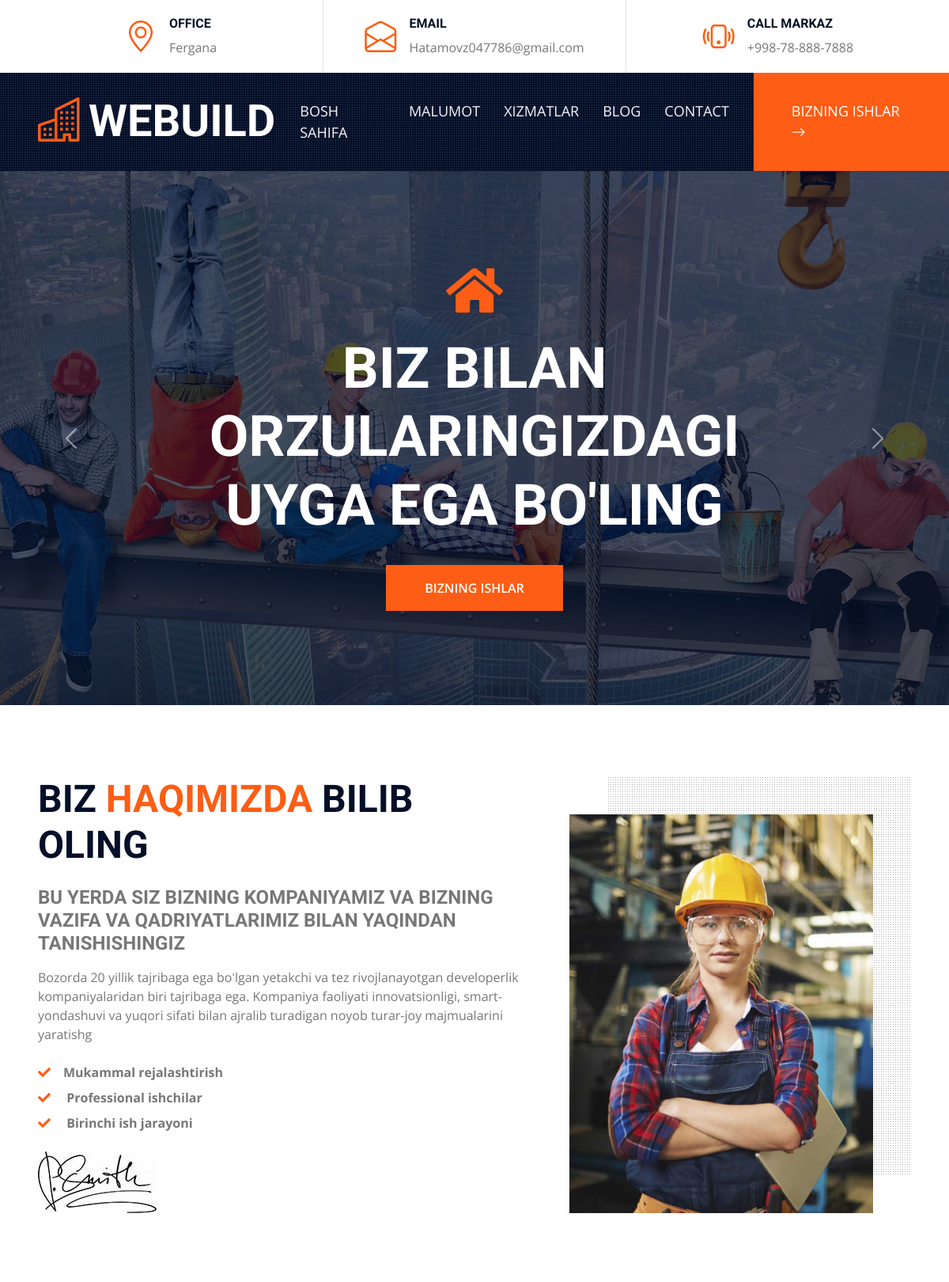
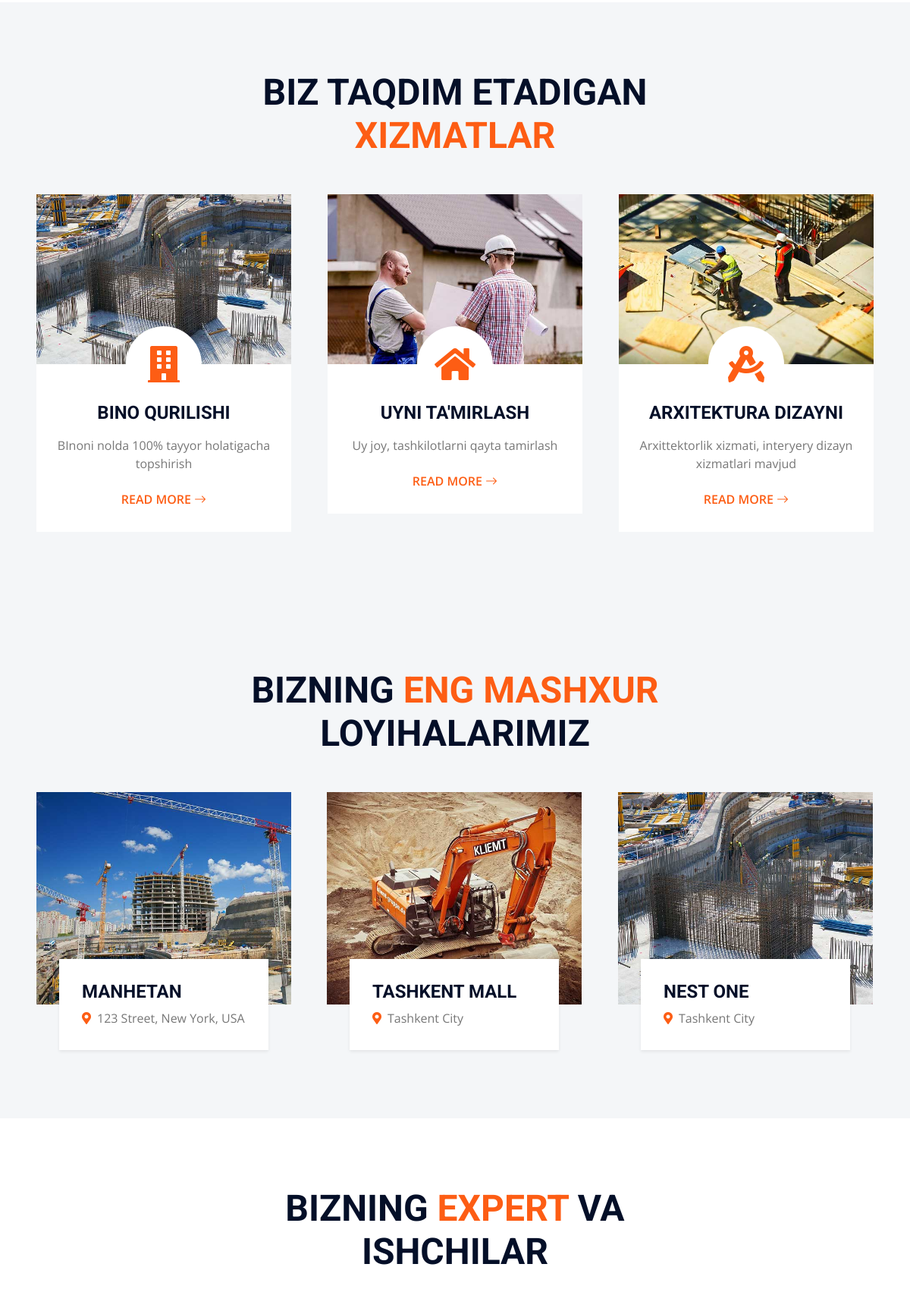
The page / (upper part) on the database its author committed (2 pictures, top to bottom).
### main/models.py (models this page shows, shortened)
class Banner(models.Model):
    image = models.ImageField(upload_to='banner/')
    title = models.CharField(max_length=100)

class About(models.Model):
    title = models.CharField(max_length=100)
    subtitle = models.CharField(max_length=255)
    body = models.TextField(null=True, blank=True)
    image = models.ImageField(upload_to='about/')

class Service(models.Model):
    image = models.ImageField(upload_to='service/')
    name = models.CharField(max_length=100)
    detail = models.TextField()
    icon = models.CharField(max_length=255)  # font awsemdagi clarlar yozilsin

class Portfolio(models.Model):
    image = models.ImageField(upload_to='portfolio/')
    name = models.CharField(max_length=100)
    location = models.CharField(max_length=40)

### main/views.py (the view)
# urls.py: path('', views.index, name='index'),
def index(request):
    banners = models.Banner.objects.all()
    abouts = []
    for about in models.About.objects.all():
        about.body = about.body.split(',')
        abouts.append(about)
    services = models.Service.objects.all()
    blogs = models.Blog.objects.all()
    portfolio = models.Portfolio.objects.all()
    workers = models.Workers.objects.all()
    context = {
        'banners': banners,
        'abouts': abouts,
        'services': services,
        'blogs': blogs,
        'portfolio': portfolio,
        'workers': workers
    }
    return render(request, 'index.html', context)

### templates/index.html (shortened to what this page needs)
{% extends 'base.html' %}
{% block content %}
{% load static %}
    <div class="container-fluid p-0">
        <div id="header-carousel" class="carousel slide carousel-fade" data-bs-ride="carousel">
            <div class="carousel-inner">
                {% for banner in banners %}
                {% if forloop.counter == 1 %}
                <div class="carousel-item active">
                    <img class="w-100" src="{{banner.image.url}}" alt="Image">
                    <div class="carousel-caption d-flex flex-column align-items-center justify-content-center">
                        <div class="p-3" style="max-width: 900px;">
                            <i class="fa fa-home fa-4x text-primary mb-4 d-none d-sm-block"></i>
                            <h1 class="display-2 text-uppercase text-white mb-md-4">{{banner.title}}</h1>
                            <a href="{% url 'portfolio' %}" class="btn btn-primary py-md-3 px-md-5 mt-2">Bizning ishlar</a>
                        </div>
                    </div>
                </div>
                {% endif %}
                {% endfor %}
            </div>
            <button class="carousel-control-prev" type="button" data-bs-target="#header-carousel"
                data-bs-slide="prev">
                <span class="carousel-control-prev-icon" aria-hidden="true"></span>
            </button>
            <button class="carousel-control-next" type="button" data-bs-target="#header-carousel"
                data-bs-slide="next">
                <span class="carousel-control-next-icon" aria-hidden="true"></span>
            </button>
        </div>
    </div>
    <div class="container-fluid py-6 px-5">
        <div class="row g-5">
            {% for about in abouts %}
            <div class="col-lg-7">
                <h1 class="display-5 text-uppercase mb-4">Biz <span class="text-primary">Haqimizda</span> Bilib oling</h1>
                <h4 class="text-uppercase mb-3 text-body">{{about.title}}</h4>
                <p>{{about.subtitle}}</p>
                <div class="row gx-5 py-2">
                    <div class="col-sm-6 mb-2">
                        {% for i in about.body %}
                        <p class="fw-bold mb-2"><i class="fa fa-check text-primary me-3"></i>{{i}}</p>
                        {% endfor %}
                    </div>
                </div>
                   <img src="{% static  'img/signature.jpg' %}" alt="">
            </div>
            <div class="col-lg-5 pb-5" style="min-height: 400px;">
                <div class="position-relative bg-dark-radial h-100 ms-5">
                    <img class="position-absolute w-100 h-100 mt-5 ms-n5" src="{{about.image.url}}" style="object-fit: cover;">
                </div>
            </div>
            {% endfor %}
        </div>
    </div>
    <div class="container-fluid bg-light py-6 px-5">
        <div class="text-center mx-auto mb-5" style="max-width: 600px;">
            <h1 class="display-5 text-uppercase mb-4">Biz taqdim etadigan <span class="text-primary">Xizmatlar</span></h1>
        </div>
        <div class="row g-5">
            {% for service in services %}
            <div class="col-lg-4 col-md-6">
                <div class="service-item bg-white d-flex flex-column align-items-center text-center">
                    <img class="img-fluid" src="{{service.image.url}}" alt="">
                    <div class="service-icon bg-white">
                        <i class="{{service.icon}}"></i>
                    </div>
                    <div class="px-4 pb-4">
                        <h4 class="text-uppercase mb-3">{{service.name}}</h4>
                        <p>{{service.detail}}</p>
                        <a class="btn text-primary" href="">Read More <i class="bi bi-arrow-right"></i></a>
                    </div>
                </div>
            </div>
            {% endfor %}
        </div>
    </div>
    <div class="container-fluid bg-light py-6 px-5" id="porfoliz">
        <div class="text-center mx-auto mb-5" style="max-width: 600px;">
            <h1 class="display-5 text-uppercase mb-4">Bizning <span class="text-primary">eng mashxur</span> Loyihalarimiz</h1>
        </div>
        <div class="row g-5 portfolio-container">
            {% for port in portfolio %}
            <div class="col-xl-4 col-lg-6 col-md-6 portfolio-item first">
                <div class="position-relative portfolio-box">
                    <img class="img-fluid w-100" src="{{port.image.url}}" alt="">
                    <a class="portfolio-title shadow-sm" href="">
                        <p class="h4 text-uppercase">{{port.name}}</p>
                        <span class="text-body"><i class="fa fa-map-marker-alt text-primary me-2"></i>{{port.location}}</span>
                    </a>
                </div>
            </div>
            {% endfor %}
        </div>
    </div>
    <div class="container-fluid py-6 px-5">
        <div class="text-center mx-auto mb-5" style="max-width: 600px;">
            <h1 class="display-5 text-uppercase mb-4">Bizning<span class="text-primary"> Expert</span> va ishchilar</h1>
        </div>
        <div class="row g-5">
        </div>
    </div>
{% endblock %}

### static/css/style.css (style rules this page uses)
:root { --primary: #FD5D14; --secondary: #FDBE33; --light: #F4F6F8; --dark: #040F28; }
.py-6 { padding-top: 90px; padding-bottom: 90px; }
.btn { position: relative; font-weight: 600; text-transform: uppercase; transition: .5s; }
.btn::after { position: absolute; content: ""; width: 0; height: 5px; bottom: -1px; left: 50%; background: var(--primary); transition: .5s; }
.btn.btn-primary::after { background: var(--dark); }
.btn-primary { color: #FFFFFF; }
.bg-dark-radial { background-image: -webkit-repeating-radial-gradient(center center, rgba(0, 0, 0, 0.3), rgba(0, 0, 0, 0.3) 1px, transparent 1px, transparent 100%); background-image: -moz-repeating-radial-gradient(center center, rgba(0, 0, 0, 0.3), rgba(0, 0, 0, 0.3) 1px, transparent 1px, transparent 100%); background-image: -ms-repeating-radial-gradient(center center, rgba(0, 0, 0, 0.3), rgba(0, 0, 0, 0.3) 1px, transparent 1px, transparent 100%); background-image: -o-repeating-radial-gradient(center center, rgba(0, 0, 0, 0.3), rgba(0, 0, 0, 0.3) 1px, transparent 1px, transparent 100%); background-image: repeating-radial-gradient(center center, rgba(0, 0, 0, 0.3), rgba(0, 0, 0, 0.3) 1px, transparent 1px, transparent 100%); background-size: 3px 3px; }
.carousel-caption { top: 0; left: 0; right: 0; bottom: 0; background: rgba(4, 15, 40, .7); z-index: 1; }
.service-item .service-icon { margin-top: -50px; width: 100px; height: 100px; display: flex; align-items: center; justify-content: center; border-radius: 100px; }
.service-item .service-icon i { transition: .2s; }
.portfolio-item { margin-bottom: 60px; }
.portfolio-title { position: absolute; display: flex; flex-direction: column; justify-content: center; height: 120px; padding: 0 30px; right: 30px; left: 30px; bottom: -60px; background: #FFFFFF; z-index: 3; }
.portfolio-box::before, .portfolio-box::after { position: absolute; content: ""; width: 0; height: 100%; top: 0; transition: .5s; z-index: 1; background: rgba(4, 15, 40, .7); }
.portfolio-box::before { left: 0; }
.portfolio-box::after { right: 0; }

### rows shown on the page
Banner: image (picture), title "BIZ BILAN ORZULARINGIZDAGI UYGA EGA BO'LING"
About: title "BU YERDA SIZ BIZNING KOMPANIYAMIZ VA BIZNING VAZIFA VA QADRIYATLARIMIZ BILAN YAQINDAN TANISHISHINGIZ", subtitle "Bozorda 20 yillik tajribaga ega boʻlgan yetakchi va tez rivojlanayotgan developerlik kompaniyalaridan biri tajribaga ega. Kompaniya faoliyati innovatsionligi, smart-yondashuvi va yuqori sifati bilan ajralib turadigan noyob turar-joy majmualarini yaratishg", body "Mukammal rejalashtirish" "Professional ishchilar" "Birinchi ish jarayoni", image (picture)
Service: image (picture), name "BINO QURILISHI", detail "BInoni nolda 100% tayyor holatigacha topshirish"
Service: image (picture), name "UYNI TA'MIRLASH", detail "Uy joy, tashkilotlarni qayta tamirlash"
Service: image (picture), name "ARXITEKTURA DIZAYNI", detail "Arxittektorlik xizmati, interyery dizayn xizmatlari mavjud"
Portfolio: image (picture), name "MANHETAN", location "123 Street, New York, USA"
Portfolio: image (picture), name "TASHKENT MALL", location "Tashkent City"
Portfolio: image (picture), name "NEST ONE", location "Tashkent City"
